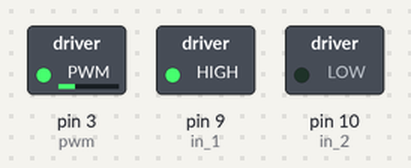
Simulated run of this sketch. Board: Arduino Uno, built with avr-gcc and run on an emulated ATmega328P. On the bench: switched loads named in the sketch (green lamp = pin HIGH).

Above: at 0.05 s.
At 1.15 s:
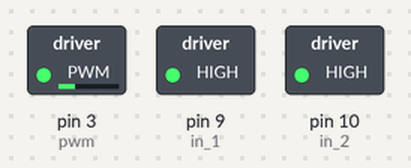
Timing chart, 0 to 3.0 s (numbered marks = the images above):
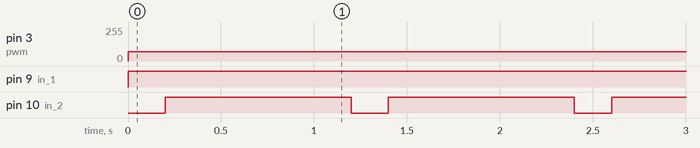

The sketch:

motorspeed.ino
```cpp
const int pwm = 3 ;
const int in_1 = 9 ;
const int in_2 = 10  ;
void setup()
{
pinMode(pwm,OUTPUT) ;
pinMode(in_1,OUTPUT) ;
pinMode(in_2,OUTPUT) ;
}

void loop()
{

digitalWrite(in_1,HIGH) ;
digitalWrite(in_2,LOW) ;
analogWrite(pwm,70) ;

delay(200) ;

digitalWrite(in_1,HIGH) ;
digitalWrite(in_2,HIGH) ;
delay(1000) ;

 }
```

Measured:
- by itself, pin 3 (pwm): 0/255 → 70/255 at 0.00 s
- by itself, pin 9 (in_1): LOW → HIGH at 0.00 s
- by itself, pin 10 (in_2): alternates HIGH for 1.0 s and LOW for 0.20 s
